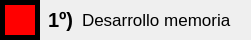
<?xml version="1.0" encoding="UTF-8"?>
<ui version="4.0">
 <class>componente_categoria</class>
 <widget class="QWidget" name="componente_categoria">
  <property name="geometry">
   <rect>
    <x>0</x>
    <y>0</y>
    <width>251</width>
    <height>40</height>
   </rect>
  </property>
  <property name="sizePolicy">
   <sizepolicy hsizetype="Expanding" vsizetype="Expanding">
    <horstretch>0</horstretch>
    <verstretch>0</verstretch>
   </sizepolicy>
  </property>
  <property name="maximumSize">
   <size>
    <width>16777215</width>
    <height>40</height>
   </size>
  </property>
  <property name="windowTitle">
   <string>Form</string>
  </property>
  <property name="styleSheet">
   <string notr="true">border:none;</string>
  </property>
  <layout class="QHBoxLayout" name="horizontalLayout">
   <property name="spacing">
    <number>8</number>
   </property>
   <property name="sizeConstraint">
    <enum>QLayout::SizeConstraint::SetDefaultConstraint</enum>
   </property>
   <property name="leftMargin">
    <number>0</number>
   </property>
   <property name="topMargin">
    <number>0</number>
   </property>
   <property name="rightMargin">
    <number>0</number>
   </property>
   <property name="bottomMargin">
    <number>0</number>
   </property>
   <item>
    <widget class="QLabel" name="color">
     <property name="sizePolicy">
      <sizepolicy hsizetype="Fixed" vsizetype="Expanding">
       <horstretch>0</horstretch>
       <verstretch>0</verstretch>
      </sizepolicy>
     </property>
     <property name="minimumSize">
      <size>
       <width>40</width>
       <height>40</height>
      </size>
     </property>
     <property name="maximumSize">
      <size>
       <width>40</width>
       <height>40</height>
      </size>
     </property>
     <property name="font">
      <font>
       <pointsize>9</pointsize>
      </font>
     </property>
     <property name="styleSheet">
      <string notr="true">background-color:red;border:5px solid black;</string>
     </property>
     <property name="text">
      <string/>
     </property>
    </widget>
   </item>
   <item>
    <widget class="QLabel" name="prioridad">
     <property name="sizePolicy">
      <sizepolicy hsizetype="Fixed" vsizetype="Expanding">
       <horstretch>0</horstretch>
       <verstretch>0</verstretch>
      </sizepolicy>
     </property>
     <property name="font">
      <font>
       <pointsize>15</pointsize>
       <bold>true</bold>
      </font>
     </property>
     <property name="text">
      <string>1º)</string>
     </property>
     <property name="alignment">
      <set>Qt::AlignmentFlag::AlignLeading|Qt::AlignmentFlag::AlignLeft|Qt::AlignmentFlag::AlignVCenter</set>
     </property>
    </widget>
   </item>
   <item>
    <widget class="QLabel" name="nombre">
     <property name="sizePolicy">
      <sizepolicy hsizetype="Expanding" vsizetype="Expanding">
       <horstretch>0</horstretch>
       <verstretch>0</verstretch>
      </sizepolicy>
     </property>
     <property name="font">
      <font>
       <pointsize>13</pointsize>
       <bold>false</bold>
      </font>
     </property>
     <property name="text">
      <string>Desarrollo memoria</string>
     </property>
     <property name="alignment">
      <set>Qt::AlignmentFlag::AlignLeading|Qt::AlignmentFlag::AlignLeft|Qt::AlignmentFlag::AlignVCenter</set>
     </property>
    </widget>
   </item>
  </layout>
 </widget>
 <resources/>
 <connections/>
</ui>
